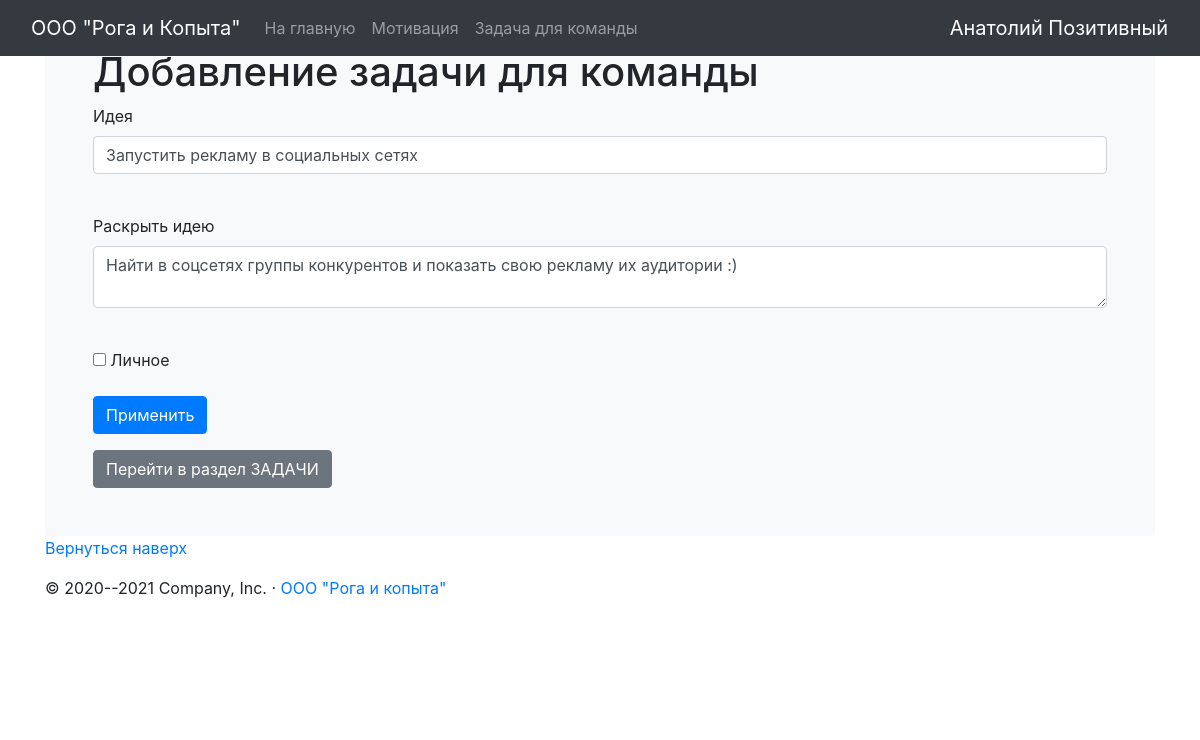
/new_problem/11 (signed in), run on the app's committed database.
### data/users.py (models this page shows, shortened)
class User(SqlAlchemyBase, UserMixin):
    __tablename__ = 'users'
    id = sqlalchemy.Column(sqlalchemy.Integer,
                           primary_key=True, autoincrement=True)
    name = sqlalchemy.Column(sqlalchemy.String, nullable=True)
    position = sqlalchemy.Column(sqlalchemy.String, nullable=True)
    email = sqlalchemy.Column(sqlalchemy.String,
                              index=True, unique=True, nullable=True)
    hashed_password = sqlalchemy.Column(sqlalchemy.String, nullable=True)
    created_date = sqlalchemy.Column(sqlalchemy.DateTime,
                                     default=datetime.datetime.now)
    problems = orm.relation("Problems", back_populates='user')

### data/problems.py (models this page shows)
class Problems(SqlAlchemyBase):
    __tablename__ = 'problems'
    id = sqlalchemy.Column(sqlalchemy.Integer,
                           primary_key=True, autoincrement=True)
    title = sqlalchemy.Column(sqlalchemy.String, nullable=True)
    content = sqlalchemy.Column(sqlalchemy.String, nullable=True)
    created_date = sqlalchemy.Column(sqlalchemy.DateTime,
                                     default=datetime.datetime.now)
    is_private = sqlalchemy.Column(sqlalchemy.Boolean, default=True)
    user_id = sqlalchemy.Column(sqlalchemy.Integer,
                                sqlalchemy.ForeignKey("users.id"))
    user = orm.relation('User')

### app.py (the view, shortened to what this page needs)
@app.route('/new_problem/<int:id>', methods=['GET', 'POST'])
@login_required
def edit_problems(id):
    form = NewsForm()
    if request.method == "GET":
        db_sess = db_session.create_session()
        problems = db_sess.query(Problems).filter(Problems.id == id,
                                                  Problems.user == current_user
                                                  ).first()
        if problems:
            form.title.data = problems.title
            form.content.data = problems.content
            form.is_private.data = problems.is_private
        else:
            abort(404)
    return render_template('add_problem.html',
                           title='Редактирование задачи',
                           form=form
                           )

### forms/new_problem.py
class NewsForm(FlaskForm):
    title = StringField('Идея', validators=[DataRequired()])
    content = TextAreaField("Раскрыть идею")
    is_private = BooleanField("Личное")
    submit = SubmitField('Применить')

### app.py (called while the page is built)
@login_manager.user_loader
def load_user(user_id):
    db_sess = db_session.create_session()
    return db_sess.query(User).get(user_id)

### data/db_session.py (called while the page is built)
def create_session() -> Session:
    global __factory
    return __factory()

### templates/add_problem.html (shortened to what this page needs)
{% extends 'base.html' %}
{% block body %}
<h1>Добавление задачи для команды</h1>
<form action="" method="post">
    <p>
        {{ form.title.label }}<br>
        {{ form.title(class="form-control") }}<br>
    </p>
    <p>
        {{ form.content.label }}<br>
        {{ form.content(class="form-control") }}<br>
    </p>
    <p>{{ form.is_private() }} {{ form.is_private.label }}</p>
    <p>{{ form.submit(type="submit", class="btn btn-primary") }}</p>
</form>
{% endblock %}

### templates/base.html (shortened to what this page needs)
<!doctype html>
<html lang="ru">
<head>
     <link rel="stylesheet" href="{{ url_for('static', filename='css/main.css') }}">
    <link rel="stylesheet" href="https://stackpath.bootstrapcdn.com/bootstrap/4.4.1/css/bootstrap.min.css">
</head>
<body>
<nav class="navbar navbar-expand-md navbar-dark fixed-top bg-dark">
  <div class="container-fluid">
    <a class="navbar-brand" href="https://ru.wikipedia.org/wiki/%D0%A0%D0%BE%D0%B3%D0%B0_%D0%B8_%D0%BA%D0%BE%D0%BF%D1%8B%D1%82%D0%B0_(%D0%B7%D0%BD%D0%B0%D1%87%D0%B5%D0%BD%D0%B8%D1%8F)">ООО "Рога и Копыта"</a>
    <div class="collapse navbar-collapse" id="navbarCollapse">
      <ul class="navbar-nav me-auto mb-2 mb-md-0">
        <li class="nav-item">
          <a class="nav-link" aria-current="page" href="/">На главную</a>
        </li>
        <li class="nav-item">
          <a class="nav-link" href="/about">Мотивация</a>
        </li>
          <li class="nav-item">
          <a class="nav-link" href="/problem">Задача для команды</a>
        </li>
    </div>
  </div>
    {% if current_user.is_authenticated %}
    <a class="navbar-brand" href="/logout">{{ current_user.name }}</a>
{% else %}
        <a class="btn btn-secondary" href="/register">Зарегистрироваться</a>
        <a class="btn btn-primary " href="/login">Войти</a>
    </p>
{% endif %}
</nav>
<main class="container">
  <div class="bg-light p-5 rounded">
  {% block body %}{% endblock %}
      <a class="btn btn-secondary" href="/problem" role="button">Перейти в раздел ЗАДАЧИ</a>
  </div>
</main>
  <footer class="container">
    <p class="float-end"><a href="#"><font style="vertical-align: inherit;"><font style="vertical-align: inherit;">Вернуться наверх</font></font></a></p>
    <p><font style="vertical-align: inherit;"><font style="vertical-align: inherit;">© 2020--2021 Company, Inc. </font><font style="vertical-align: inherit;">· </font></font><a href="https://ru.wikipedia.org/wiki/%D0%A0%D0%BE%D0%B3%D0%B0_%D0%B8_%D0%BA%D0%BE%D0%BF%D1%8B%D1%82%D0%B0_(%D0%B7%D0%BD%D0%B0%D1%87%D0%B5%D0%BD%D0%B8%D1%8F)"><font style="vertical-align: inherit;"><font style="vertical-align: inherit;">ООО "Рога и копыта"</font></font></a></p>
  </footer>
<div class="goog-te-spinner-pos"><div class="goog-te-spinner-animation"><svg xmlns="http://www.w3.org/2000/svg" class="goog-te-spinner" width="96px" height="96px" viewBox="0 0 66 66"><circle class="goog-te-spinner-path" fill="none" stroke-width="6" stroke-linecap="round" cx="33" cy="33" r="30"></circle></svg></div></div></body>
</body>
</html>

### data on the page
User: name "Анатолий Позитивный"
Problems: title "Запустить рекламу в социальных сетях", content "Найти в соцсетях группы конкурентов и показать свою рекламу их аудитории :)"
